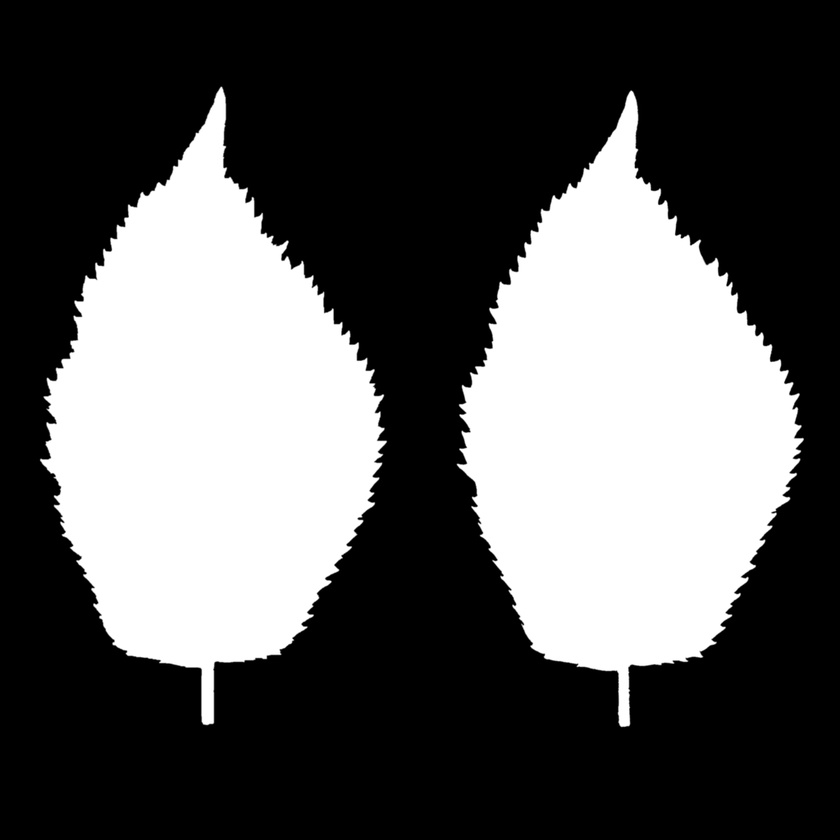
#> input picture watch-indices/textures/leaf001/Leaf001_1K-JPG_Opacity.jpg, 840 x 840 px, shrunk from 1024 x 1024 before the run
$ python prep_leaf.py
#> lines starting #> are read from the running program, lines starting #| are printed output that depends on the picture
"""Crop the left leaf out of the Leaf001 (two-leaves-side-by-side) texture set
and pad it onto a square black-background canvas, aligned across the height,
color and opacity maps so they share one UV layout.

Run: python prep_leaf.py
"""
from PIL import Image
import os

DIR = os.path.dirname(os.path.abspath(__file__))
PAD_FRAC = 0.06  # margin around the leaf as a fraction of the output canvas


def load(name):
#> called with name = 'Leaf001_1K-JPG_Opacity.jpg'
    return Image.open(os.path.join(DIR, name))
#> returned value is the input picture: PIL image 840x840 L; min 0, max 255, mean 88.8


opacity = load("Leaf001_1K-JPG_Opacity.jpg").convert("L")
height = load("Leaf001_1K-JPG_Displacement.jpg").convert("L")
#> call 2 of load, with name = 'Leaf001_1K-JPG_Displacement.jpg'
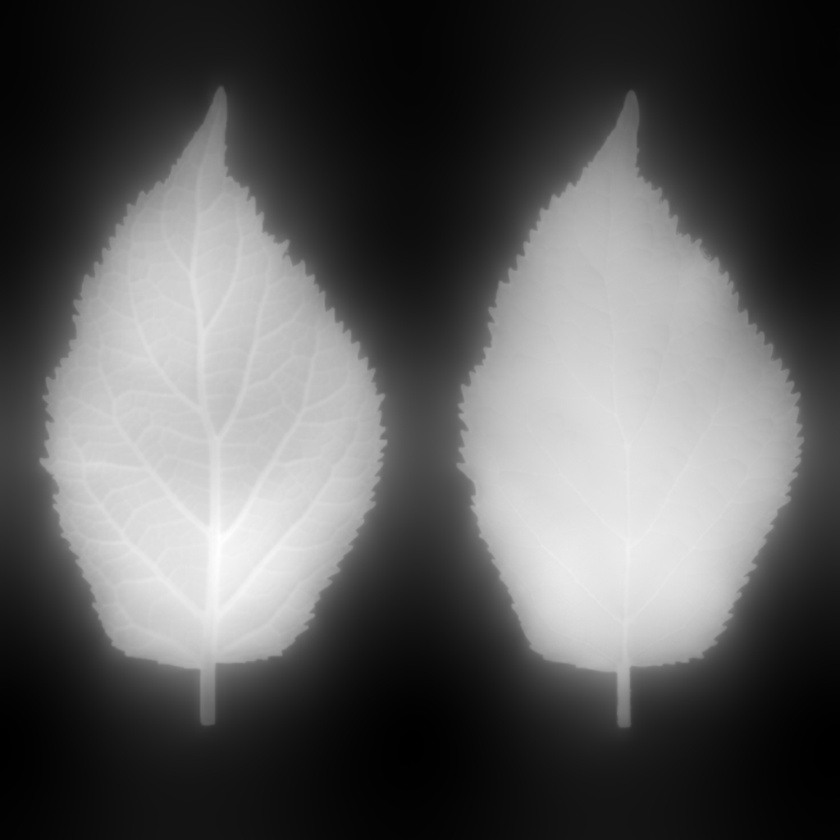
#> input picture watch-indices/textures/leaf001/Leaf001_1K-JPG_Displacement.jpg, 840 x 840 px, shrunk from 1024 x 1024 before the run
#> in load, returned value is the input picture: PIL image 840x840 L; min 0, max 255, mean 89.4
color = load("Leaf001_1K-JPG_Color.jpg").convert("RGB")
#> call 3 of load, with name = 'Leaf001_1K-JPG_Color.jpg'
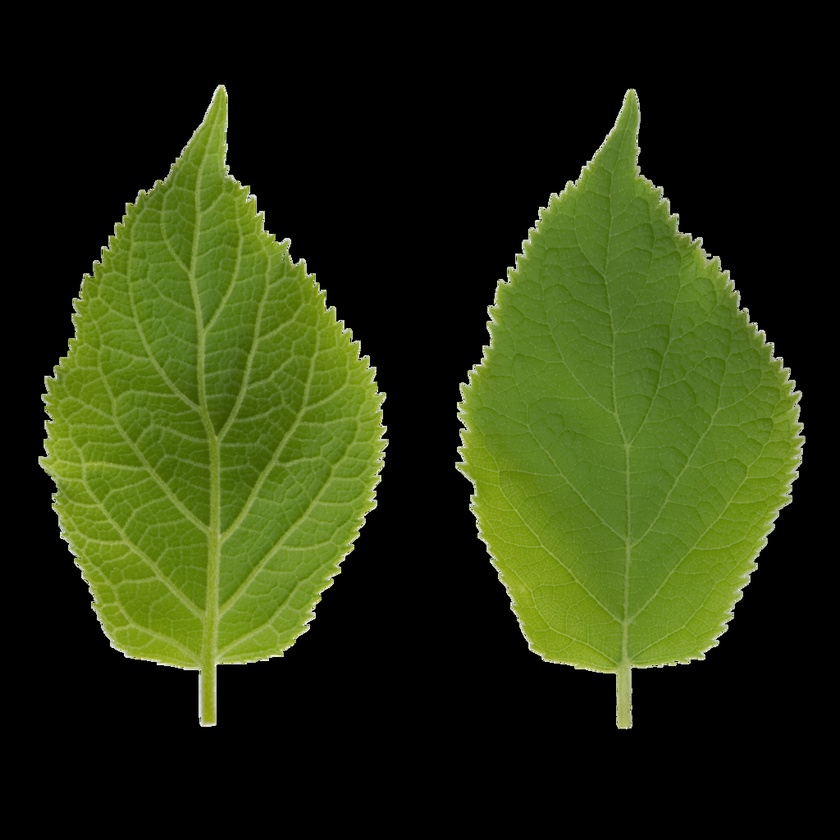
#> input picture watch-indices/textures/leaf001/Leaf001_1K-JPG_Color.jpg, 840 x 840 px, shrunk from 1024 x 1024 before the run
#> in load, returned value is the input picture: PIL image 840x840 RGB; mean R, G, B 39.1, 49.6, 14.9

w, h = opacity.size
#> w = 840; h = 840
half = w // 2
#> half = 420

# Left leaf lives in the left half; find its tight bounding box from opacity.
left_mask = opacity.crop((0, 0, half, h))
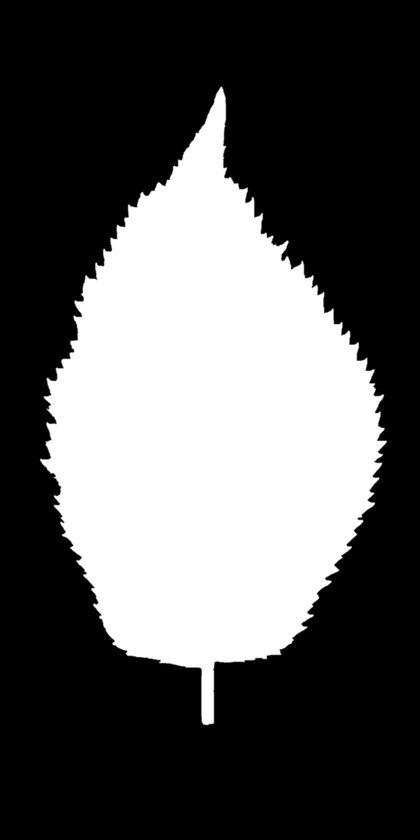
#> left_mask: PIL image 420x840 L; min 0, max 255, mean 89
bbox = left_mask.point(lambda p: 255 if p > 10 else 0).getbbox()
#> bbox = (39, 86, 388, 726)
if bbox is None:
    raise SystemExit("Could not find leaf silhouette in opacity map")

x0, y0, x1, y1 = bbox
#> x0 = 39; y0 = 86; x1 = 388; y1 = 726
leaf_w, leaf_h = x1 - x0, y1 - y0
#> leaf_w = 349; leaf_h = 640
side = int(max(leaf_w, leaf_h) / (1 - 2 * PAD_FRAC))
#> side = 727

canvas_size = (side, side)
#> canvas_size = (727, 727)
off_x = (side - leaf_w) // 2
#> off_x = 189
off_y = (side - leaf_h) // 2
#> off_y = 43


def make_canvas(mode, bg):
#> called with mode = 'L', bg = 0
    return Image.new(mode, canvas_size, bg)
#> returned value: PIL image 727x727 L; every value is 0


def place(src, mode, bg):
    canvas = make_canvas(mode, bg)
    crop = src.crop((x0, y0, x1, y1))
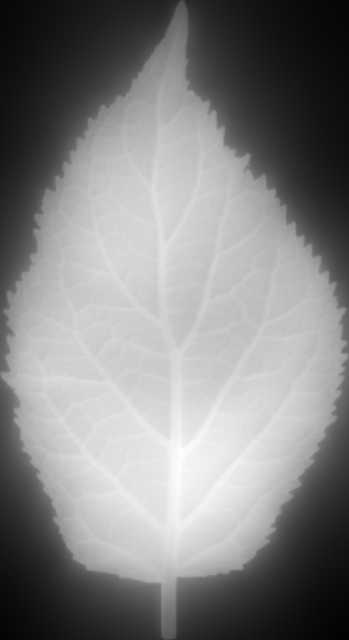
#> crop: PIL image 349x640 L; min 2, max 255, mean 130.7
    canvas.paste(crop, (off_x, off_y))
    return canvas


height_out = place(height, "L", 0)
opacity_out = place(opacity, "L", 0)
#> call 2 of place, with mode = 'L', bg = 0
#> in place (call 2), `crop = src.crop((x0, y0, x1, y1))`:
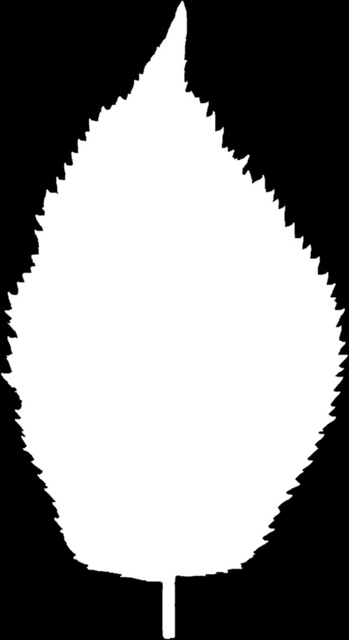
#> crop: PIL image 349x640 L; min 0, max 255, mean 140.5
color_out = place(color, "RGB", (0, 0, 0))
#> call 3 of place, with mode = 'RGB', bg = (0, 0, 0)
#> in make_canvas (call 3), `return Image.new(mode, canvas_size, bg)`: returned value: PIL image 727x727 RGB; every value is 0
#> in place (call 3), `crop = src.crop((x0, y0, x1, y1))`:
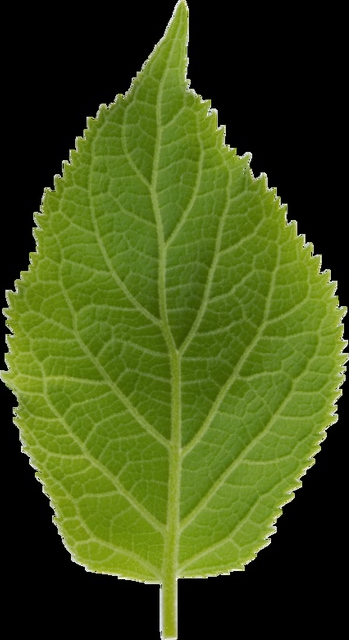
#> crop: PIL image 349x640 RGB; mean R, G, B 63.2, 78.7, 22.5
#> in place (call 3), `canvas.paste(crop, (off_x, off_y))`:
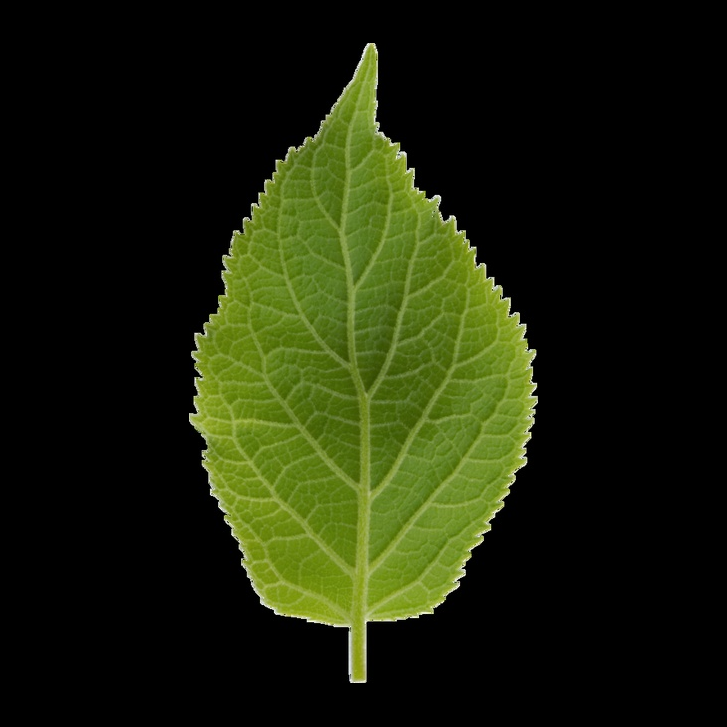
#> canvas: PIL image 727x727 RGB; mean R, G, B 26.7, 33.3, 9.5

height_out.save(os.path.join(DIR, "leaf_height.png"))
opacity_out.save(os.path.join(DIR, "leaf_opacity.png"))
color_out.save(os.path.join(DIR, "leaf_color.png"))
print(f"leaf bbox {bbox}, canvas {canvas_size} -> leaf_height.png / leaf_opacity.png / leaf_color.png")
#| leaf bbox (39, 86, 388, 726), canvas (727, 727) -> leaf_height.png / leaf_opacity.png / leaf_color.png
